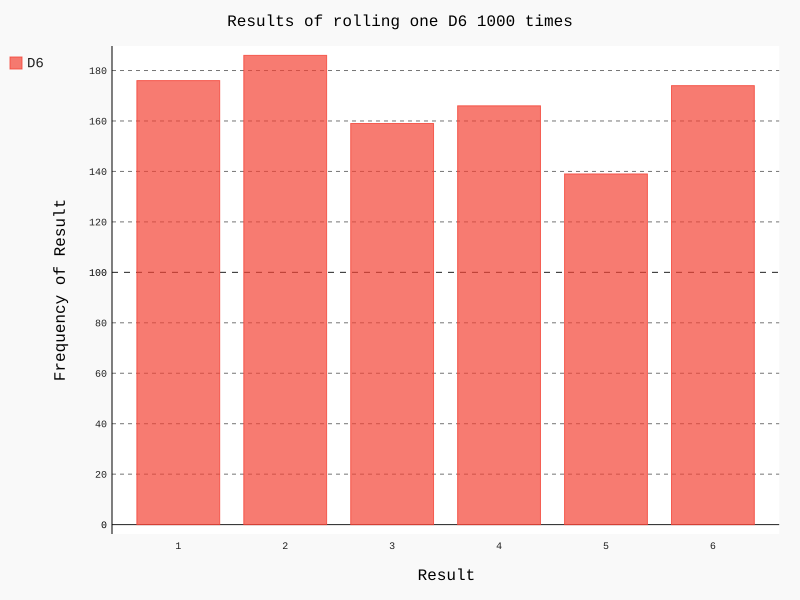

This figure's Python source:
# -*- coding: utf-8 -*-
"""
Created on Thu Feb  6 17:14:10 2020

@author: 23820
"""

#die_visual.py
import pygal
from die import Die

#创建一个D6
die = Die()

#掷几次骰子，并将结果存储在一个列表中
results = []
for roll_num in range(1000):
    result = die.roll()
    results.append(result)
    
# print(results)
#分析结果
frequencies = []
for value in range(1, die.num_sides+1):
    frequency = results.count(value)
    frequencies.append(frequency)
    
# print(frequencies)

#对数据进行可视化
hist = pygal.Bar()

hist.title = "Results of rolling one D6 1000 times"
hist.x_labels = ['1', '2', '3', '4', '5', '6']
hist.x_title = "Result"
hist.y_title = "Frequency of Result"

hist.add('D6', frequencies)
hist.render_to_file('die_visual.svg')
